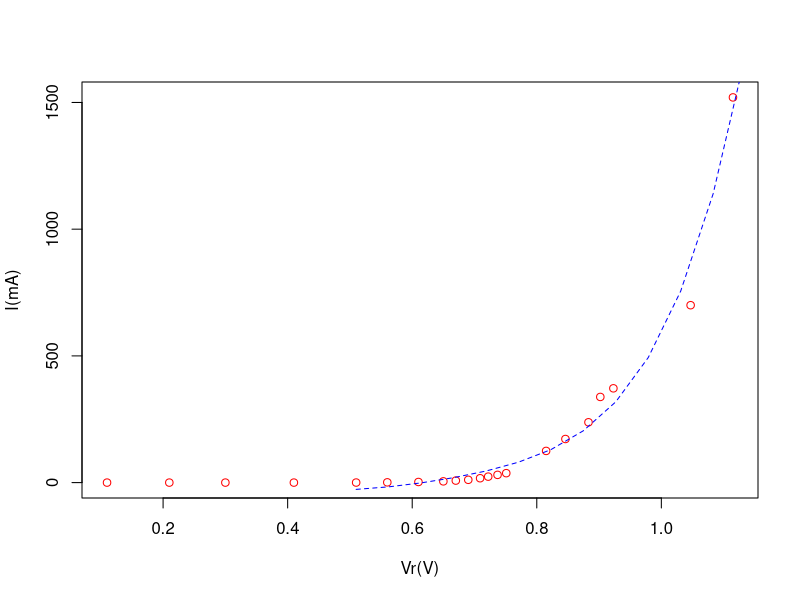
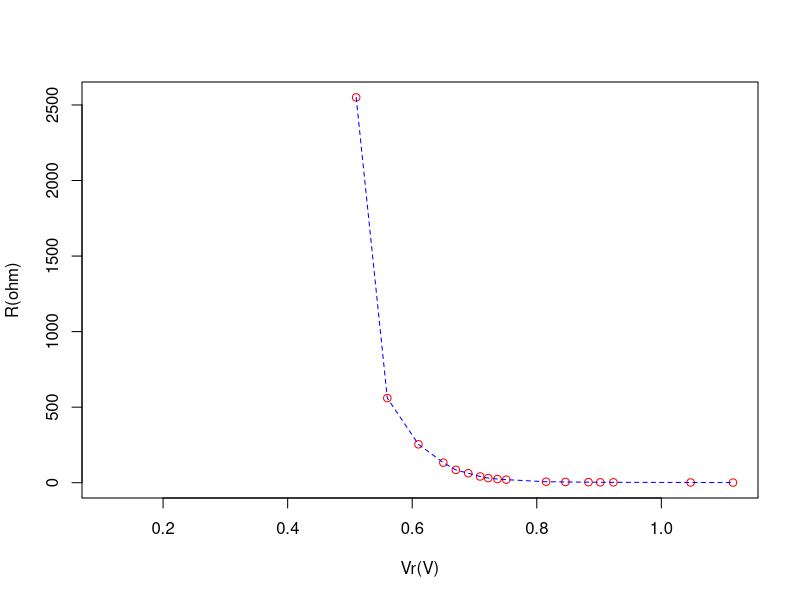
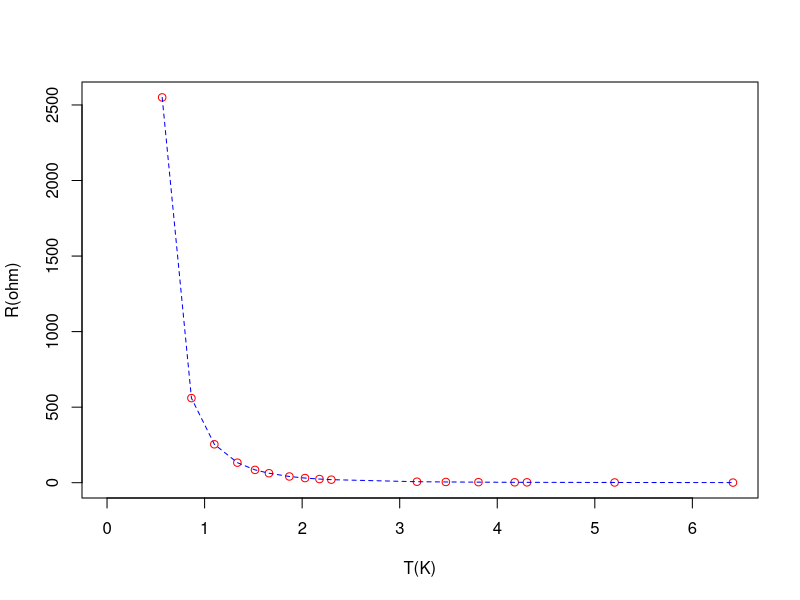

The R source for these figures, in order:
#DIODO
#DEFINIR MEDIDAS
Vr<-c(0.11,	0.21,	0.30,	0.41,	0.51,	0.56,	0.61,	0.65,	0.67,	0.69,	0.709,	0.722,	0.737,	0.751,	0.815,	0.846,	0.883,	0.902,	0.923,	1.047,	1.115)
I<-c (0.00,	0.00,	0.00,	0.00,	0.20,	1.00,	2.40,	4.90,	7.90,	11.00,	17.2,	23.5,	30.5,	37.2,	125.00,	172.00,	238.00,	338.00,	372.00,	700.00,	1520.00)

#DEFINIR VALORES TEORICOS
P<-Vr*I
R<-(Vr/I)*1000
T<-(P^0.25)

#GERAR GRAFICO 1 CORRENTE VS DDP
png("exp5/Grafico%d1.png")
plot(I~Vr,ylab="I(mA)",xlab="Vr(V)",col="red",type="p")
fit3 <- lm(I~poly(Vr,5,raw=TRUE))
xx <- seq(0.51,1.5, length=20)
lines(xx, predict(fit3, data.frame(Vr=xx)), col="blue",lty = 2)
dev.off()

#GERAR GRAFICO 2 RESISTENCIA VS DDP
png("exp5/Grafico%d2.png")
plot(R~Vr,ylab="R(ohm)",xlab="Vr(V)",col="red",type="p")
lines(R~Vr,lty = 2,col="blue")
dev.off()

#GERAR GRAFICO 1 RESISTENCIA VS TEMPERATURA
png("exp5/Grafico%d3.png")
plot(R~T,ylab="R(ohm)",xlab="T(K)",col="red",type="p")
lines(R~T,lty = 2,col="blue")
dev.off()
